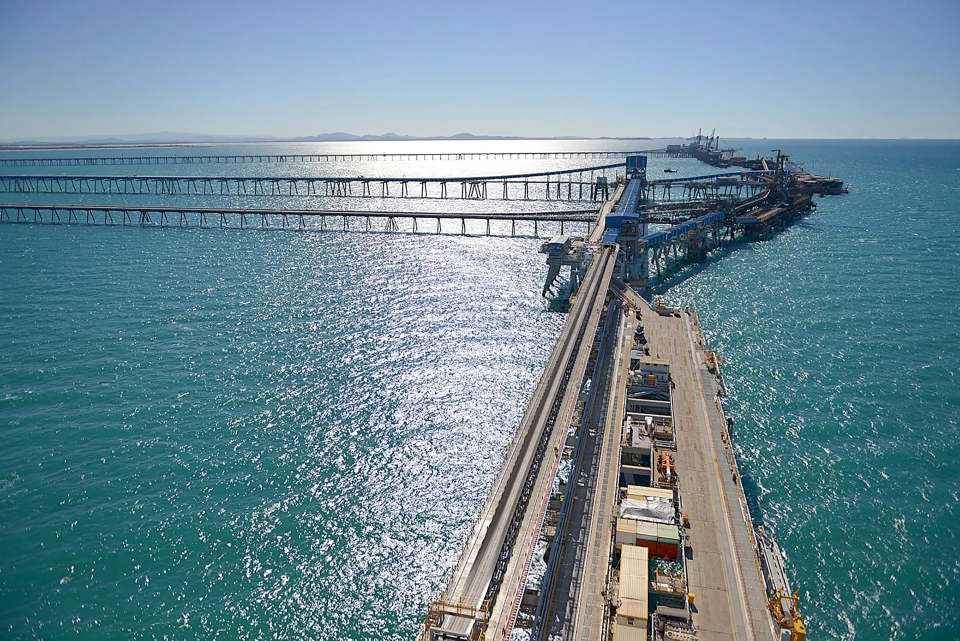
#> input picture mc_metals_12p/src/assets/mr_01_01@2x.webp, 2880 x 1922 px (shown at 1/3 size)
$ python crop.py assets/mr_01_01@2x.webp assets/mr_02_01@2x.webp 1.0 1.0 1.0 1.0
#> lines starting #> are read from the running program, lines starting #| are printed output that depends on the picture
# crop.py SRC OUT W_MM H_MM FX FY  — 指定比率で切り抜き、JPEG化（300dpi相当まで）
import sys
from PIL import Image
src,out,w,h,fx,fy=sys.argv[1],sys.argv[2],float(sys.argv[3]),float(sys.argv[4]),float(sys.argv[5]),float(sys.argv[6])
im=Image.open(src).convert('RGB'); W,H=im.size; ar=w/h
#> further down, im is the input picture: PIL image 2880x1922 RGB; mean R, G, B 108.7, 138.1, 150.8
#> after `W, H = im.size`: W = 2880; H = 1922
if W/H>ar: cw,ch=int(H*ar),H
#> cw = 1922; ch = 1922
else: cw,ch=W,int(W/ar)
x=int(max(0,min(W-cw,fx*W-cw/2))); y=int(max(0,min(H-ch,fy*H-ch/2)))
#> after `x = int(max(0, min(W - cw, fx * W - cw / 2)))`: x = 958
#> after `y = int(max(0, min(H - ch, fy * H - ch / 2)))`: y = 0
im=im.crop((x,y,x+cw,y+ch))
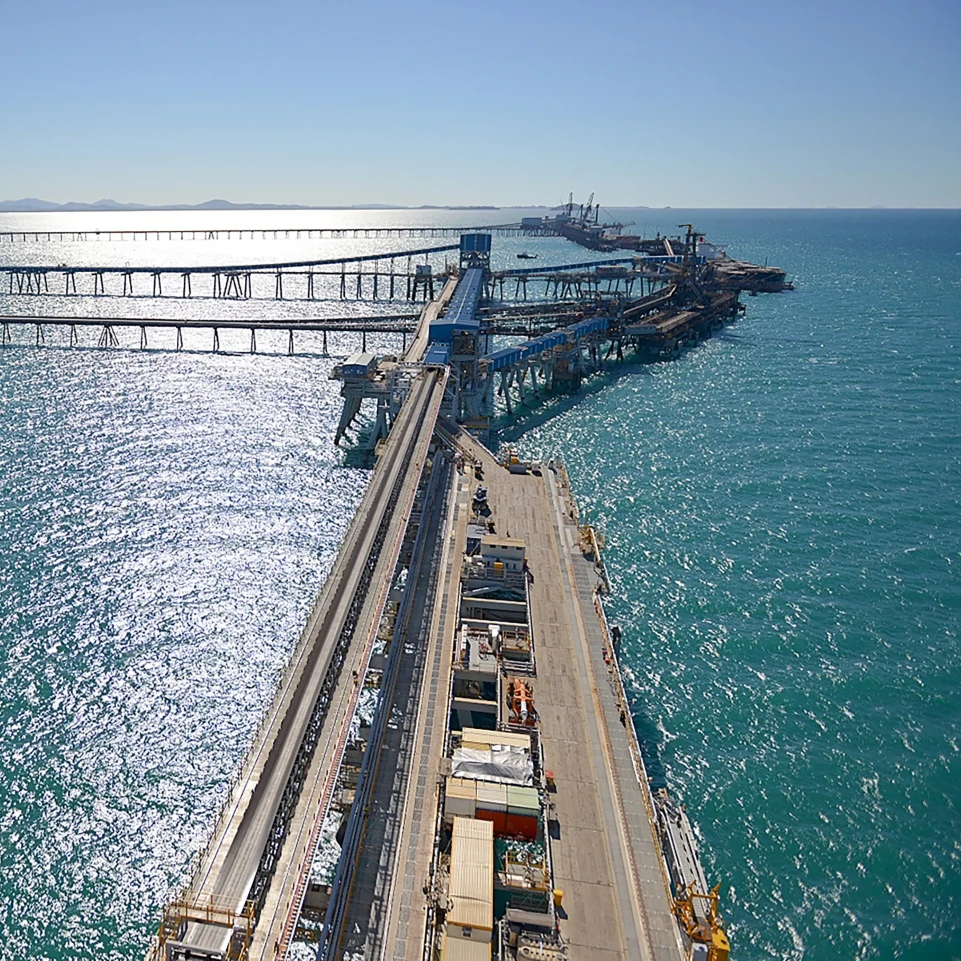
#> im: PIL image 1922x1922 RGB (shown at 1/2 size); mean R, G, B 122.7, 144, 155.5
mx=int(w/25.4*300)
if im.size[0]>mx: im=im.resize((mx,int(mx/ar)),Image.LANCZOS)
im.save(out,'JPEG',quality=86)

$ run again, on mc_metals_12p/src/assets/mr_03_01@2x.webp
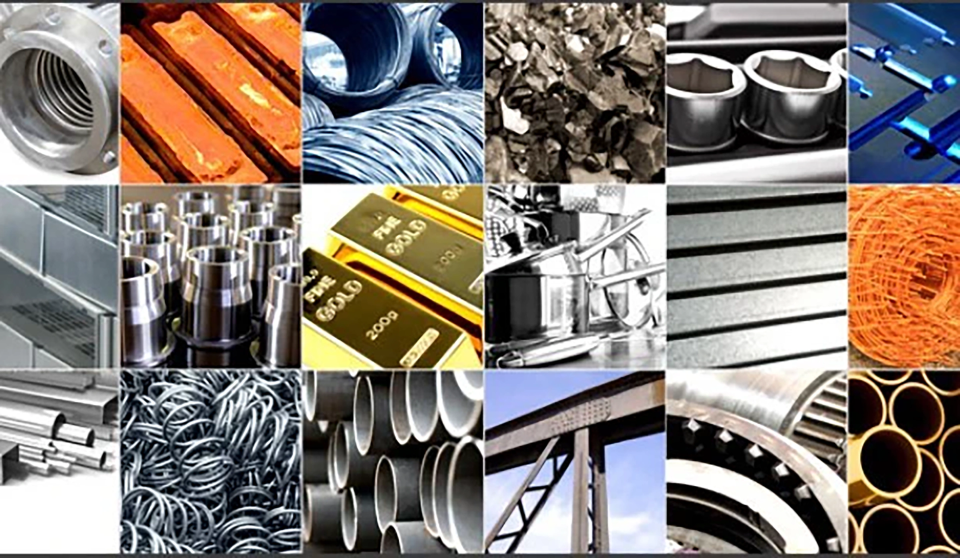
#> input picture mc_metals_12p/src/assets/mr_03_01@2x.webp, 2880 x 1674 px (shown at 1/3 size)
#> im is the input picture: PIL image 2880x1674 RGB; mean R, G, B 133.1, 123.2, 115.9
#> `im=im.crop((x,y,x+cw,y+ch))`:
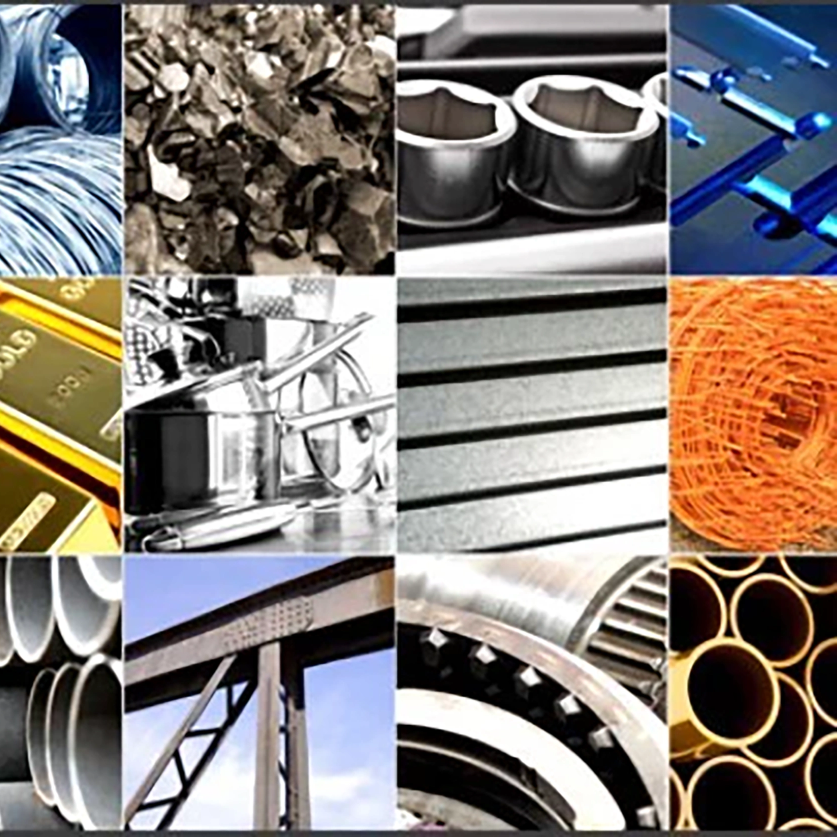
#> im: PIL image 1674x1674 RGB (shown at 1/2 size); mean R, G, B 133.1, 124.9, 119.3

$ run again, on mc_metals_12p/src/assets/_mr_project_01.png
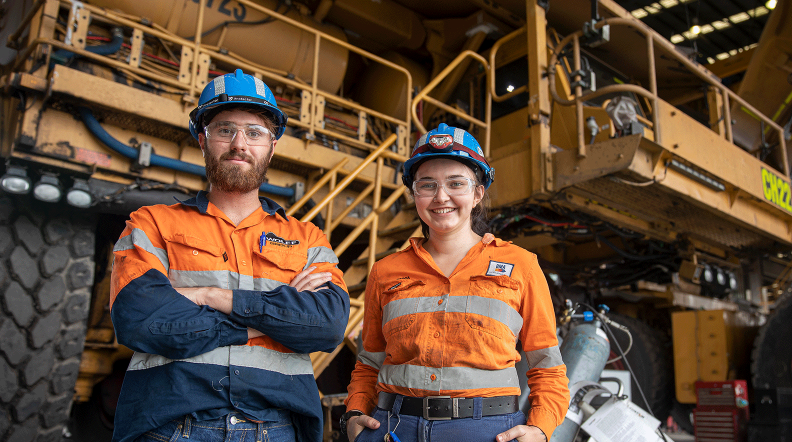
#> input picture mc_metals_12p/src/assets/_mr_project_01.png, 1584 x 884 px (shown at 1/2 size)
#> im is the input picture: PIL image 1584x884 RGB; mean R, G, B 97.5, 73.9, 55.7
#> `im=im.crop((x,y,x+cw,y+ch))`:
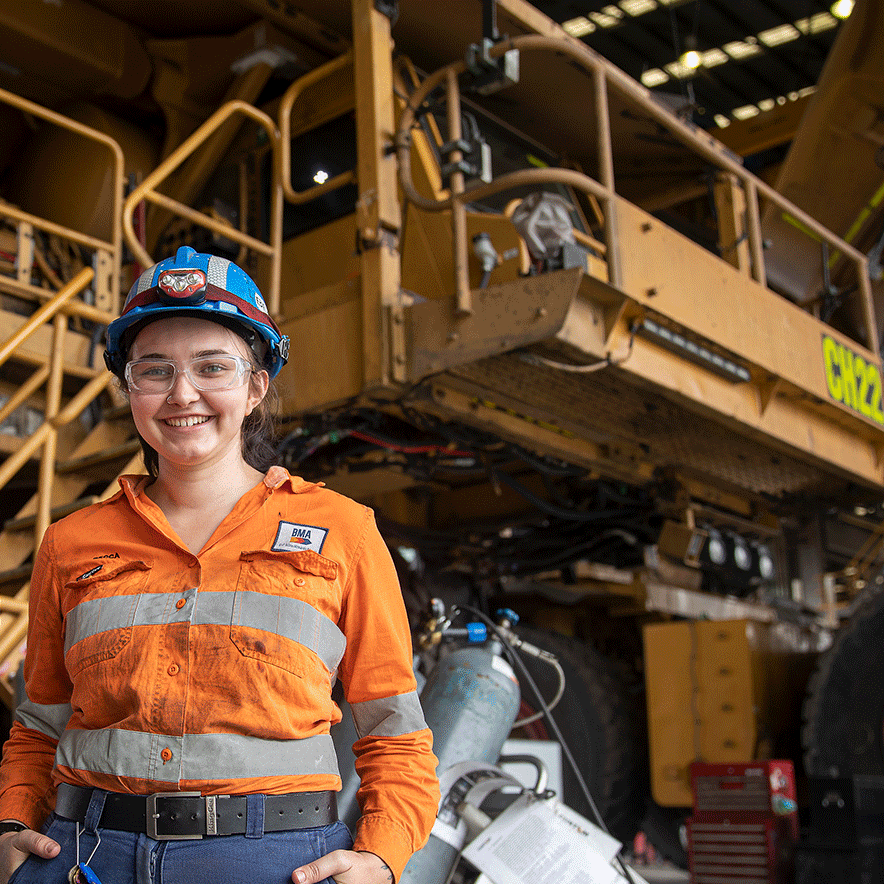
#> im: PIL image 884x884 RGB; mean R, G, B 99.8, 72.1, 49.5

$ run again, on mc_metals_12p/src/assets/_mr_project_02.png
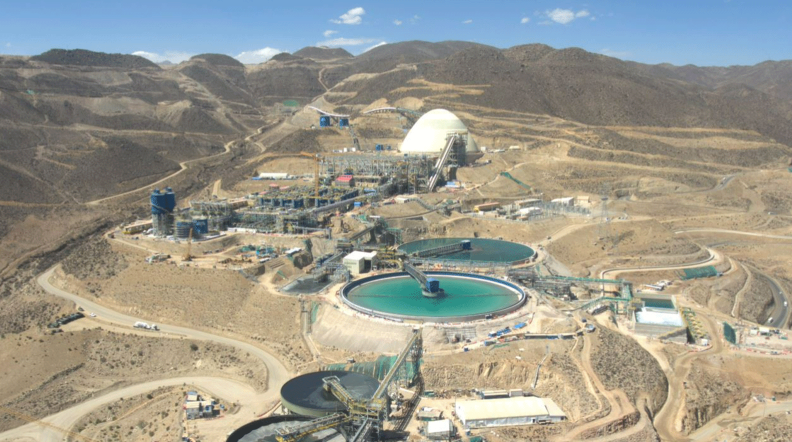
#> input picture mc_metals_12p/src/assets/_mr_project_02.png, 1584 x 884 px (shown at 1/2 size)
#> im is the input picture: PIL image 1584x884 RGB; mean R, G, B 154.7, 153, 141.2
#> `im=im.crop((x,y,x+cw,y+ch))`:
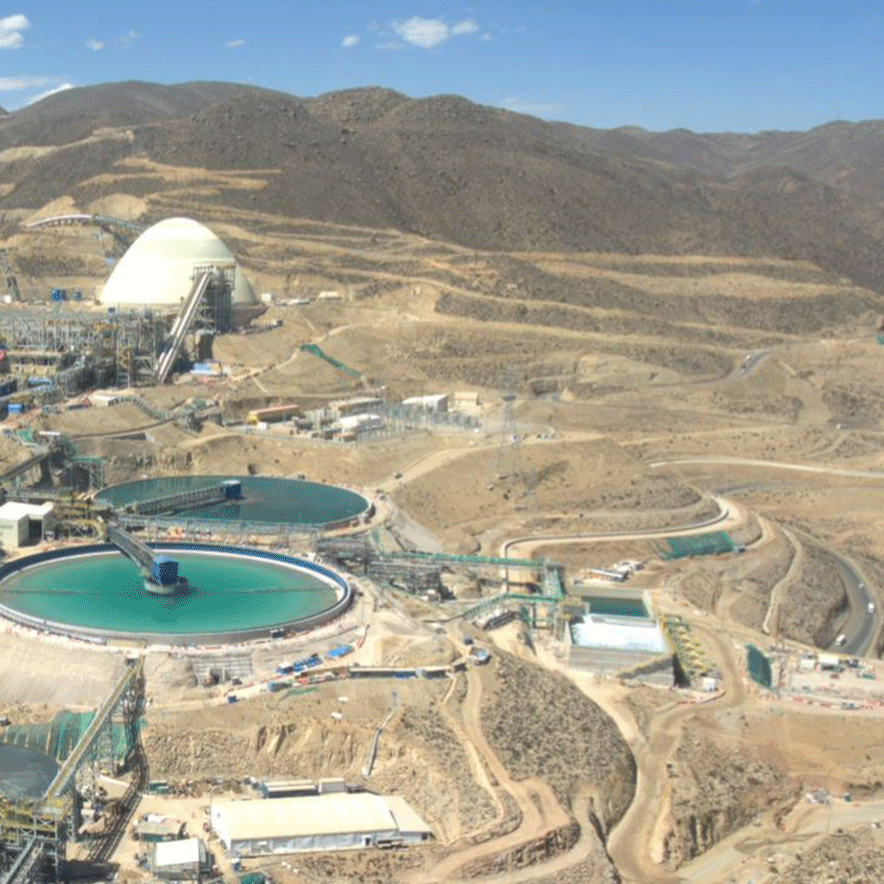
#> im: PIL image 884x884 RGB; mean R, G, B 160.4, 159.3, 146.7
